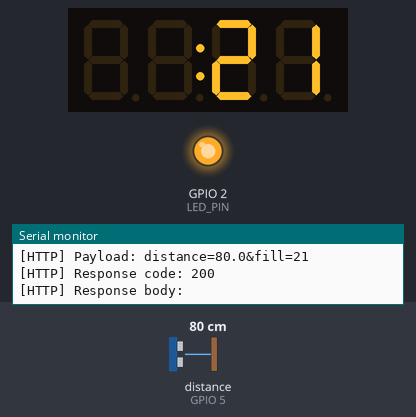
A sketch run on a simulated ESP8266 (NodeMCU). On the bench: 4-digit seven-segment display, output pins drawn as LEDs (lit = HIGH), the last lines printed to the serial monitor. Wiring (inferred from the names in the program): ultrasonic range finder: trigger GPIO 4; echo GPIO 5. The test bench sets the inputs (shaded band); at power-on: distance to the obstacle (sensor on GPIO 5) 80 cm. The echo pulse lasts 58.3 µs per cm; WiFi joins after 1.5 s; servers stay silent unless stated; uploads are accepted with an empty reply; pins used as bus, display or sensor lines are not drawn.

Above: at 2.9 s.
3.0 s: distance to the obstacle (sensor on GPIO 5) set to 2 cm
At 7.8 s:
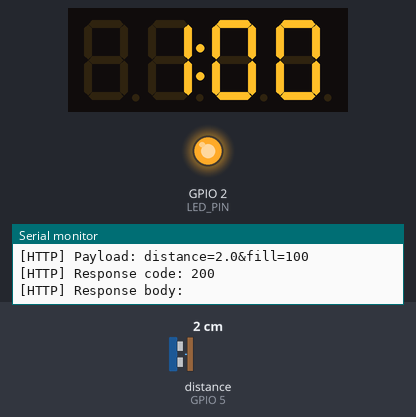
9.0 s: distance to the obstacle (sensor on GPIO 5) set to 9 cm
At 14.0 s:
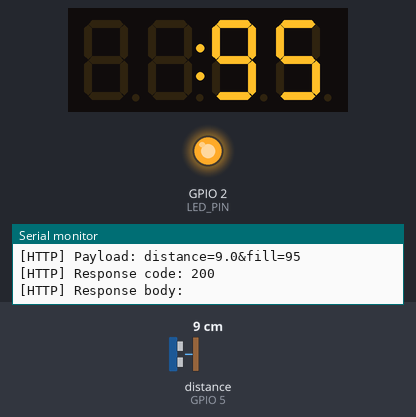
15.0 s: distance to the obstacle (sensor on GPIO 5) set to 18 cm
At 17.91 s:
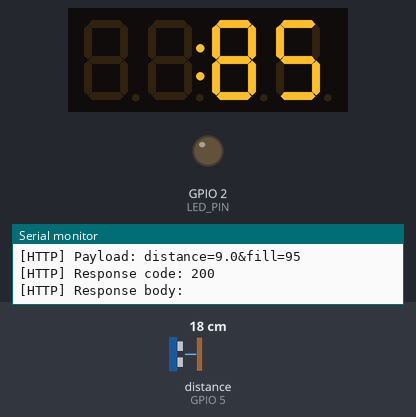
Timing chart, 0 to 24.8 s (numbered marks = the images above; inputs shaded):
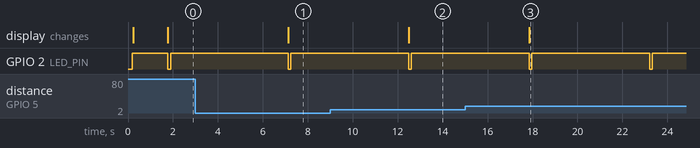

Measured:
- after the input at 3.0 s, the display: changes after 4.1 s (image 1)
- after the input at 9.0 s, the display: changes after 3.5 s (image 2)
- after the input at 15.0 s, the display: changes after 2.8 s (image 3)
- by itself, GPIO 2 (LED_PIN): alternates HIGH for 5.2 s and LOW for 0.12 s

The sketch:

t1_8266_server.ino
```cpp
#include <ESP8266WiFi.h>
#include <ESP8266HTTPClient.h>
#include <TM1637Display.h>

// TM1637 pins (GPIO numbers)
#define TM_CLK 12   // D6
#define TM_DIO 13   // D7

// NodeMCU v3 pin mapping:
// D2 = GPIO4, D1 = GPIO5, D4 = GPIO2 (built-in LED, active-LOW)
#define TRIG_PIN 4
#define ECHO_PIN 5
#define LED_PIN  LED_BUILTIN   // built-in LED

// ===== CHANGE THESE =====
const char* ssid     = "OWMS";
const char* password = "12345678";
const char* serverIP = "10.121.111.202";   // your PC IP
const int   serverPort = 5000;
// =======================

const float FULL_DISTANCE  = 4.0;
const float EMPTY_DISTANCE = 100.0;

TM1637Display display(TM_CLK, TM_DIO);

void blinkReading() {
  // NodeMCU LED is active-LOW
  digitalWrite(LED_PIN, LOW);   // ON
  delay(120);
  digitalWrite(LED_PIN, HIGH);  // OFF
}

float getDistanceCM() {
  digitalWrite(TRIG_PIN, LOW);
  delayMicroseconds(2);
  digitalWrite(TRIG_PIN, HIGH);
  delayMicroseconds(10);
  digitalWrite(TRIG_PIN, LOW);

  long duration = pulseIn(ECHO_PIN, HIGH, 30000); // 30ms timeout
  if (duration == 0) return -1;

  return (duration * 0.0343f) / 2.0f;
}

int getFillPercent(float d) {
  if (d < 0) return -1;
  if (d <= FULL_DISTANCE) return 100;
  if (d >= EMPTY_DISTANCE) return 0;

  float pct = ((EMPTY_DISTANCE - d) / (EMPTY_DISTANCE - FULL_DISTANCE)) * 100.0f;
  return constrain((int)(pct + 0.5f), 0, 100);
}

void ensureWiFi() {
  if (WiFi.status() == WL_CONNECTED) return;

  Serial.println("[WiFi] Disconnected. Reconnecting...");
  WiFi.disconnect();
  WiFi.begin(ssid, password);

  unsigned long start = millis();
  while (WiFi.status() != WL_CONNECTED && millis() - start < 20000) {
    delay(500);
    Serial.print(".");
  }
  Serial.println();

  if (WiFi.status() == WL_CONNECTED) {
    Serial.print("[WiFi] Connected. IP: ");
    Serial.println(WiFi.localIP());
  } else {
    Serial.println("[WiFi] Reconnect failed (timeout).");
  }
}

void setup() {
  Serial.begin(115200);
  delay(200);

  pinMode(TRIG_PIN, OUTPUT);
  pinMode(ECHO_PIN, INPUT);

  pinMode(LED_PIN, OUTPUT);
  digitalWrite(LED_PIN, HIGH); // LED OFF

  display.setBrightness(0x0f); // 0x00..0x0f
  display.clear();
  display.showNumberDec(0, true); // show 0000 at boot

  WiFi.mode(WIFI_STA);
  WiFi.begin(ssid, password);

  Serial.print("[WiFi] Connecting");
  while (WiFi.status() != WL_CONNECTED) {
    delay(500);
    Serial.print(".");
  }
  Serial.println();

  Serial.print("[WiFi] Connected. IP: ");
  Serial.println(WiFi.localIP());
  Serial.print("[WiFi] RSSI: ");
  Serial.println(WiFi.RSSI());
}

void loop() {
  ensureWiFi();

  // Take reading
  float distance = getDistanceCM();
  int fill = getFillPercent(distance);

  // Update 4-digit display
  if (distance < 0) {
    // Show ---- on sensor error
    uint8_t dashes[] = {0x40, 0x40, 0x40, 0x40};
    display.setSegments(dashes);
  } else {
    // Show fill % with colon ON
    display.showNumberDecEx(fill, 0b01000000, false);
  }


  // Blink once per reading cycle
  blinkReading();

  Serial.println("--------------------------------------------------");
  Serial.printf("[Reading] millis=%lu\n", millis());
  Serial.printf("[WiFi] %s | RSSI=%d dBm | IP=%s\n",
                (WiFi.status() == WL_CONNECTED ? "CONNECTED" : "DISCONNECTED"),
                WiFi.RSSI(),
                WiFi.localIP().toString().c_str());

  if (distance < 0) {
    Serial.println("[Sensor] No echo / timeout. Skipping POST.");
    delay(5000);
    return;
  }

  Serial.printf("[Sensor] Distance: %.1f cm\n", distance);
  Serial.printf("[Sensor] Fill: %d %%\n", fill);

  // Send to Flask
  if (WiFi.status() == WL_CONNECTED) {
    WiFiClient client;
    HTTPClient http;

    String url = String("http://") + serverIP + ":" + serverPort + "/data";
    String payload = "distance=" + String(distance, 1) + "&fill=" + String(fill);

    Serial.println("[HTTP] POST -> " + url);
    Serial.println("[HTTP] Payload: " + payload);

    http.begin(client, url);
    http.addHeader("Content-Type", "application/x-www-form-urlencoded");
    http.setTimeout(5000);

    int code = http.POST(payload);
    Serial.printf("[HTTP] Response code: %d\n", code);

    if (code > 0) {
      String resp = http.getString();
      Serial.println("[HTTP] Response body: " + resp);
    } else {
      Serial.println("[HTTP] POST failed. Check server IP/firewall/WiFi.");
    }

    http.end();
  } else {
    Serial.println("[WiFi] Not connected, POST skipped.");
  }

  delay(5000);
}
```
